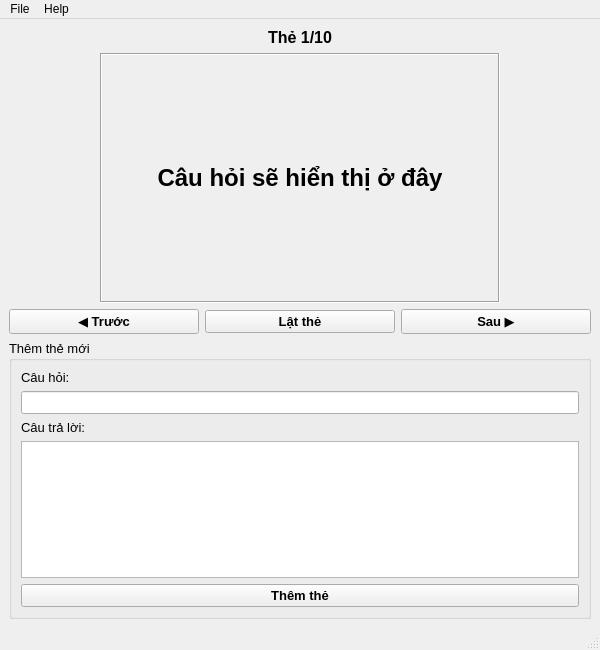
<?xml version="1.0" encoding="UTF-8"?>
<ui version="4.0">
 <class>MainWindow</class>
 <widget class="QMainWindow" name="MainWindow">
  <property name="geometry">
   <rect>
    <x>0</x>
    <y>0</y>
    <width>600</width>
    <height>650</height>
   </rect>
  </property>
  <property name="windowTitle">
   <string>Flashcard Học Tập</string>
  </property>
  <widget class="QWidget" name="centralwidget">
   <layout class="QVBoxLayout" name="verticalLayout">
    <item>
     <widget class="QLabel" name="labelCounter">
      <property name="font">
       <font>
        <pointsize>12</pointsize>
        <weight>75</weight>
        <bold>true</bold>
       </font>
      </property>
      <property name="text">
       <string>Thẻ 1/10</string>
      </property>
      <property name="alignment">
       <set>Qt::AlignCenter</set>
      </property>
     </widget>
    </item>
    <item alignment="Qt::AlignHCenter">
     <widget class="QLabel" name="labelFlashcard">
      <property name="minimumSize">
       <size>
        <width>400</width>
        <height>250</height>
       </size>
      </property>
      <property name="maximumSize">
       <size>
        <width>500</width>
        <height>300</height>
       </size>
      </property>
      <property name="font">
       <font>
        <pointsize>18</pointsize>
        <weight>75</weight>
        <bold>true</bold>
       </font>
      </property>
      <property name="frameShape">
       <enum>QFrame::Box</enum>
      </property>
      <property name="frameShadow">
       <enum>QFrame::Sunken</enum>
      </property>
      <property name="text">
       <string>Câu hỏi sẽ hiển thị ở đây</string>
      </property>
      <property name="alignment">
       <set>Qt::AlignCenter</set>
      </property>
     </widget>
    </item>
    <item>
     <layout class="QHBoxLayout" name="horizontalLayout">
      <item>
       <widget class="QPushButton" name="btnPrev">
        <property name="font">
         <font>
          <pointsize>10</pointsize>
          <weight>75</weight>
          <bold>true</bold>
         </font>
        </property>
        <property name="text">
         <string>◀ Trước</string>
        </property>
       </widget>
      </item>
      <item>
       <widget class="QPushButton" name="btnFlip">
        <property name="font">
         <font>
          <pointsize>10</pointsize>
          <weight>75</weight>
          <bold>true</bold>
         </font>
        </property>
        <property name="text">
         <string>Lật thẻ</string>
        </property>
       </widget>
      </item>
      <item>
       <widget class="QPushButton" name="btnNext">
        <property name="font">
         <font>
          <pointsize>10</pointsize>
          <weight>75</weight>
          <bold>true</bold>
         </font>
        </property>
        <property name="text">
         <string>Sau ▶</string>
        </property>
       </widget>
      </item>
     </layout>
    </item>
    <item>
     <widget class="QGroupBox" name="groupBox">
      <property name="font">
       <font>
        <pointsize>10</pointsize>
       </font>
      </property>
      <property name="title">
       <string>Thêm thẻ mới</string>
      </property>
      <layout class="QVBoxLayout" name="verticalLayout_2">
       <item>
        <widget class="QLabel" name="label">
         <property name="font">
          <font>
           <pointsize>10</pointsize>
          </font>
         </property>
         <property name="text">
          <string>Câu hỏi:</string>
         </property>
        </widget>
       </item>
       <item>
        <widget class="QLineEdit" name="txtQuestion">
         <property name="font">
          <font>
           <pointsize>10</pointsize>
          </font>
         </property>
        </widget>
       </item>
       <item>
        <widget class="QLabel" name="label_2">
         <property name="font">
          <font>
           <pointsize>10</pointsize>
          </font>
         </property>
         <property name="text">
          <string>Câu trả lời:</string>
         </property>
        </widget>
       </item>
       <item>
        <widget class="QTextEdit" name="txtAnswer">
         <property name="font">
          <font>
           <pointsize>10</pointsize>
          </font>
         </property>
        </widget>
       </item>
       <item>
        <widget class="QPushButton" name="btnAdd">
         <property name="font">
          <font>
           <pointsize>10</pointsize>
           <weight>75</weight>
           <bold>true</bold>
          </font>
         </property>
         <property name="text">
          <string>Thêm thẻ</string>
         </property>
        </widget>
       </item>
      </layout>
     </widget>
    </item>
   </layout>
  </widget>
  <widget class="QMenuBar" name="menubar">
   <property name="geometry">
    <rect>
     <x>0</x>
     <y>0</y>
     <width>600</width>
     <height>21</height>
    </rect>
   </property>
   <widget class="QMenu" name="menuFile">
    <property name="title">
     <string>File</string>
    </property>
    <addaction name="actionNew"/>
    <addaction name="actionOpen"/>
    <addaction name="actionSave"/>
    <addaction name="separator"/>
    <addaction name="actionExit"/>
   </widget>
   <widget class="QMenu" name="menuHelp">
    <property name="title">
     <string>Help</string>
    </property>
    <addaction name="actionAbout"/>
   </widget>
   <addaction name="menuFile"/>
   <addaction name="menuHelp"/>
  </widget>
  <widget class="QStatusBar" name="statusbar"/>
  <action name="actionNew">
   <property name="text">
    <string>New</string>
   </property>
  </action>
  <action name="actionOpen">
   <property name="text">
    <string>Open...</string>
   </property>
  </action>
  <action name="actionSave">
   <property name="text">
    <string>Save</string>
   </property>
  </action>
  <action name="actionExit">
   <property name="text">
    <string>Exit</string>
   </property>
  </action>
  <action name="actionAbout">
   <property name="text">
    <string>About</string>
   </property>
  </action>
 </widget>
 <resources/>
 <connections/>
</ui>
